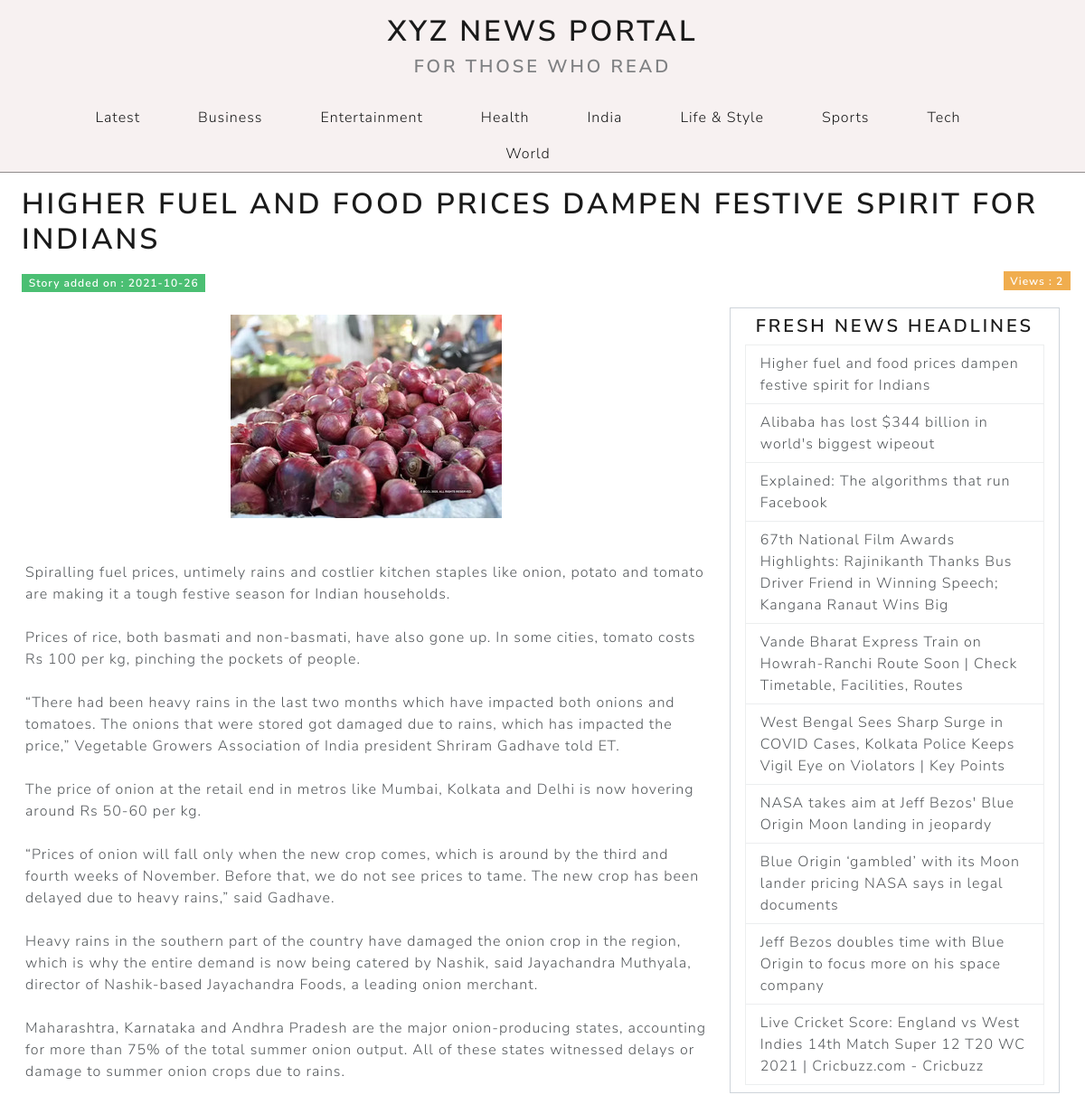
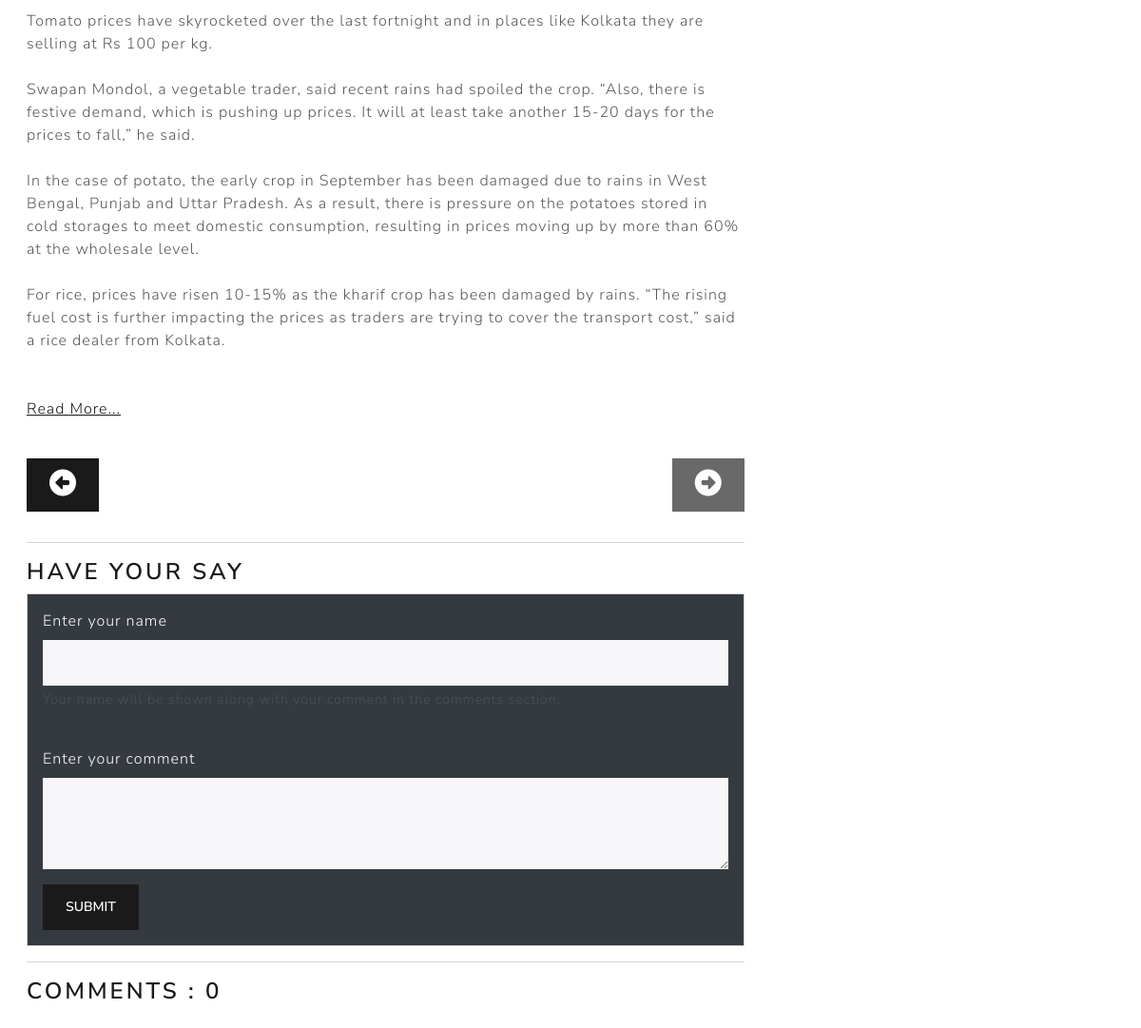
The app's page /post.php?id=75, older data (2 pictures, top to bottom).
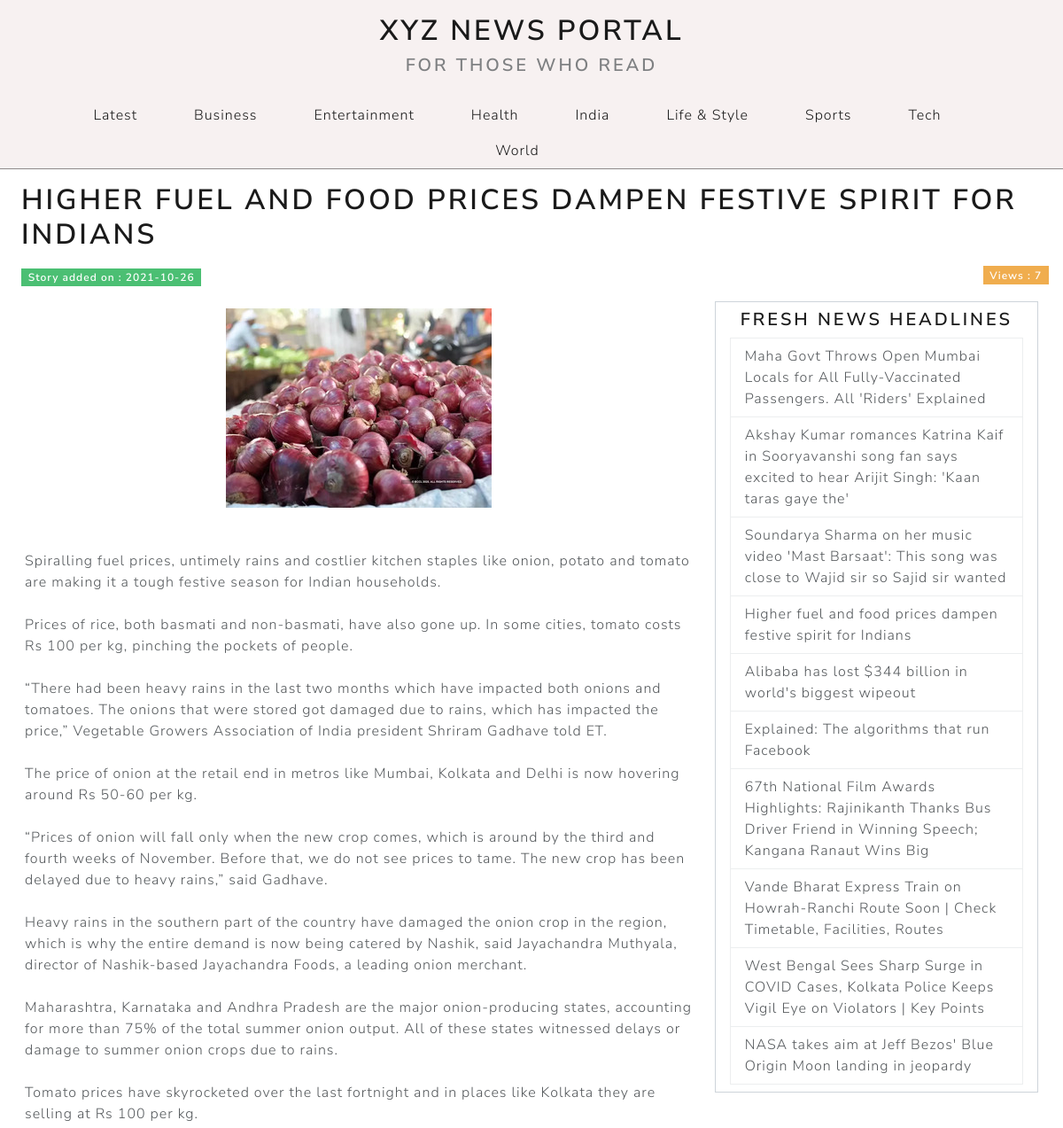
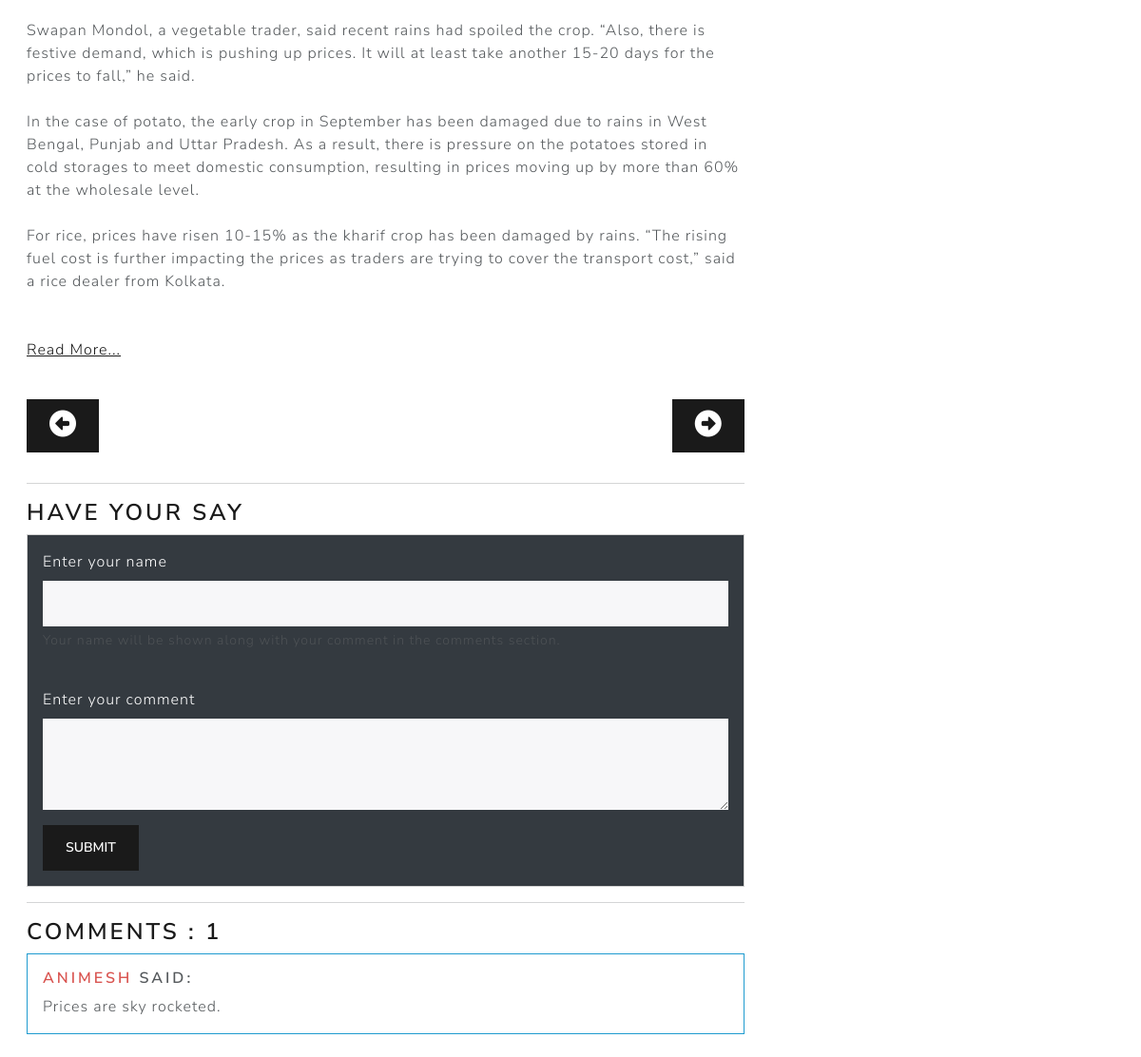
The same page, newer data (2 pictures, top to bottom).
### tables this page shows
CREATE TABLE `article` (
  `article_id` int(11) NOT NULL,
  `article_title_img` text NOT NULL,
  `article_title` text NOT NULL,
  `article_category` text NOT NULL,
  `article_desc` text NOT NULL,
  `article_visit` int(11) NOT NULL DEFAULT 0,
  `admin_id` int(11) NOT NULL,
  `article_status` int(11) NOT NULL DEFAULT 1,
  `article_date` date NOT NULL DEFAULT current_timestamp()
);

CREATE TABLE `comment` (
  `comment_id` int(11) NOT NULL,
  `comment_auther` varchar(40) NOT NULL,
  `comment_desc` text NOT NULL,
  `article_id` int(11) NOT NULL,
  `comment_status` int(11) NOT NULL DEFAULT 0
);

### post.php (the view, shortened to what the changed rows need)
<?php
    require('./config/db.php');
    $id = mysqli_real_escape_string($conn, $_GET['id']);
    $query = 'select * from article where article_id='.$id;
    $query_titles = "SELECT * FROM article WHERE article_status = 1 ORDER BY article_id DESC LIMIT 10";
    $query_allCategories = "select distinct article_category from article order by article_category";
    $query_comments = "select * from comment where (article_id = '$id' and comment_status = '1') order by comment_id desc";
    $results = mysqli_query($conn,$query);
    $results_titles = mysqli_query($conn,$query_titles);
    $results_allCategories = mysqli_query($conn,$query_allCategories);
    $results_comments = mysqli_query($conn,$query_comments);
    $post = mysqli_fetch_assoc($results);
    $titles = mysqli_fetch_all($results_titles,MYSQLI_ASSOC);
    $allCategories = mysqli_fetch_all($results_allCategories,MYSQLI_ASSOC);
    $comments = mysqli_fetch_all($results_comments,MYSQLI_ASSOC);
    $next = mysqli_fetch_assoc(mysqli_query($conn,"select min(article_id) from article where article_id>$id"));
?>
<!DOCTYPE html>
<html lang="en">
<head>
    <link rel="stylesheet" href="css/main.css">
    <link rel="stylesheet" href="https://bootswatch.com/5/lux/bootstrap.css">
    <link rel="stylesheet" href="./css/post.css">
</head>
<body>
    <div class="header">
        <div class="container-fluid">
            <a href="index.php" id="banner">
                <div id="banner" class="text-center py-3">
                    <h1>XYZ News Portal</h1>
                </div>
            </a>
            <div class="container-md">
                <ul class="nav nav-pills justify-content-center">
                    <?php foreach($allCategories as $cat): ?>
                        <li class="nav-item">
                        <a class="nav-link" href="categorizedPosts.php?category=<?php echo $cat['article_category']; ?>"><?php echo $cat['article_category']; ?></a>
                        </li>
                    <?php endforeach; ?>
                </ul>
            </div>
        </div>
    </div>
    <div class="main-content container-lg-12 mx-3">
        <h1 class="mx-2 pt-3"> <?php echo $post['article_title']; ?></h1>
        <div class="container-lg-12 main-container mx-0">
            <div class="row my-3">
                <div class="col-sm-6">
                    <span class="mx-2 badge bg-success">Story added on : <?php echo $post['article_date'];?></span>
                </div>
                <div class="col-sm-6">
                    <span style="float:right;" class="mx -2 badge bg-warning">Views : <?php echo $post['article_visit'];?></span>
                </div>
            </div>
            <div class="row mx-0 my-3">
                <div class="col-lg-8 my-2">
                    <div class="text-center mb-5"><img src="admin/assets/upload/article/<?php echo $post['article_title_img']?>" alt="" class="img-fluid"></div>
                    <p><?php echo $post['article_desc'] ; ?></p>
                </div>
                <div class="col-lg-4 mx-auto">
                    <div class=" border border-secondary search-box p-2">
                        <div class="list-group mx-2">
                        <?php foreach($titles as $title) : ?>
                        <a href="post.php?id=<?php echo $title['article_id']; ?>" class="list-group-item list-group-item-action news-headline-links"><?php echo $title['article_title'];?></a>
                        <?php endforeach; ?>
                        </div>
                    </div>
                </div>
            </div>
            <div class="row mx-0 my-3">
                <div class="col-md-8">
                    <div class="row">
                        <div class="col-sm-6">
                            <?php if($next['min(article_id)'] == NULL):?>
                                <a href="post.php?id=<?php echo $next['min(article_id)'];?>"><button style="float:right;" type="button" class="btn btn-primary disabled" id="previous-btn"><i class="fas fa-2x fa-arrow-alt-circle-right"></i></button></a>
                            <?php endif;?>
                            <?php if($next['min(article_id)'] != NULL):?>
                                <a href="post.php?id=<?php echo $next['min(article_id)'];?>"><button style="float:right;" type="button" class="btn btn-primary" id="previous-btn"><i class="fas fa-2x fa-arrow-alt-circle-right"></i></button></a>
                            <?php endif;?>
                        </div>
                    </div>
                </div>
            </div>
            <div class="row mx-0 my-3">
                <div class="col-md-8">
                    <hr>
                    <h3>Have your say</h3>
                     <div class="card">
                        <div class="card-body text-white bg-dark">
                        </div>
                     </div>
                     <hr>
                    <h3>Comments : <?php echo count($comments);?></h3>
                    <?php $N = 0;?>
                    <?php foreach($comments as $comment):?>
                    <?php $N++; ?>
                    <?php if($N % 2) : ?>
                    <div class="card my-2 border-info">
                        <div class="card-body card-2">
                            <h5 class="card-title"><span class="text-danger commenter-name2"><?php echo $comment['comment_auther'];?></span> said:</h5>
                            <p class="card-text"><?php echo $comment['comment_desc'];?></p>
                        </div>
                    </div>
                    <?php endif;?>
                    <?php endforeach; ?>
                </div>
            </div>
        </div>
    </div>
</body>
</html>

Row changes from the older to the newer data that the page shows:
no longer on this page (row unchanged): article: article_title "Blue Origin ‘gambled’ with its Moon lander pricing NASA says in legal documents"
no longer on this page (row unchanged): article: article_title "Jeff Bezos doubles time with Blue Origin to focus more on his space company"
no longer on this page (row unchanged): article: article_title "Live Cricket Score: England vs West Indies 14th Match Super 12 T20 WC 2021 | Cricbuzz.com - Cricbuzz"
changed article "Higher fuel and food prices dampen festive spirit for Indians": article_visit "2" → "7"
added article: article_title "Maha Govt Throws Open Mumbai Locals for All Fully-Vaccinated Passengers. All 'Riders' Explained"
added article: article_title "Akshay Kumar romances Katrina Kaif in Sooryavanshi song fan says excited to hear Arijit Singh: 'Kaan taras gaye the'"
added article: article_title "Soundarya Sharma on her music video 'Mast Barsaat': This song was close to Wajid sir so Sajid sir wanted"
added comment: comment_auther "ANIMESH", comment_desc "Prices are sky rocketed."
Text that changed along with them:
count($comments): "0" → "1"
